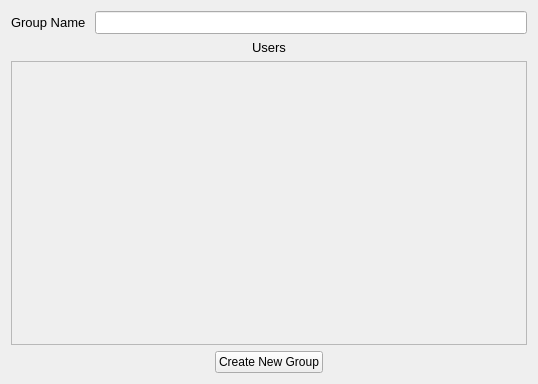
<?xml version="1.0" encoding="UTF-8"?>
<ui version="4.0">
 <class>NewGroupWindow</class>
 <widget class="QWidget" name="NewGroupWindow">
  <property name="geometry">
   <rect>
    <x>0</x>
    <y>0</y>
    <width>538</width>
    <height>384</height>
   </rect>
  </property>
  <property name="windowTitle">
   <string>Create New Group</string>
  </property>
  <layout class="QGridLayout" name="gridLayout">
   <item row="0" column="0">
    <layout class="QHBoxLayout" name="horizontalLayout">
     <item>
      <widget class="QLabel" name="groupNameLabel">
       <property name="font">
        <font>
         <pointsize>10</pointsize>
        </font>
       </property>
       <property name="text">
        <string>Group Name </string>
       </property>
      </widget>
     </item>
     <item>
      <widget class="QLineEdit" name="groupName">
       <property name="font">
        <font>
         <pointsize>10</pointsize>
        </font>
       </property>
      </widget>
     </item>
    </layout>
   </item>
   <item row="1" column="0">
    <layout class="QVBoxLayout" name="verticalLayout">
     <item>
      <widget class="QLabel" name="usersLabel">
       <property name="font">
        <font>
         <pointsize>10</pointsize>
        </font>
       </property>
       <property name="text">
        <string>Users</string>
       </property>
       <property name="alignment">
        <set>Qt::AlignHCenter|Qt::AlignTop</set>
       </property>
      </widget>
     </item>
     <item>
      <widget class="QScrollArea" name="UsersScrollArea">
       <property name="enabled">
        <bool>true</bool>
       </property>
       <property name="font">
        <font>
         <pointsize>10</pointsize>
        </font>
       </property>
       <property name="widgetResizable">
        <bool>true</bool>
       </property>
       <widget class="QWidget" name="scrollAreaWidgetContents">
        <property name="geometry">
         <rect>
          <x>0</x>
          <y>0</y>
          <width>516</width>
          <height>16</height>
         </rect>
        </property>
        <property name="sizePolicy">
         <sizepolicy hsizetype="Preferred" vsizetype="Fixed">
          <horstretch>0</horstretch>
          <verstretch>0</verstretch>
         </sizepolicy>
        </property>
        <property name="autoFillBackground">
         <bool>true</bool>
        </property>
       </widget>
      </widget>
     </item>
     <item alignment="Qt::AlignHCenter|Qt::AlignBottom">
      <widget class="QPushButton" name="newGroupButton">
       <property name="text">
        <string>Create New Group</string>
       </property>
      </widget>
     </item>
    </layout>
   </item>
  </layout>
 </widget>
 <resources/>
 <connections/>
</ui>
